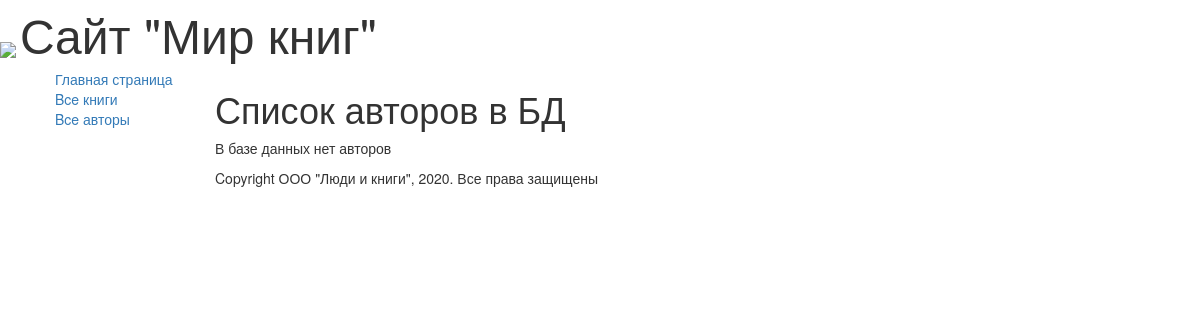
/authors/, run on an earlier commit of the app's database.
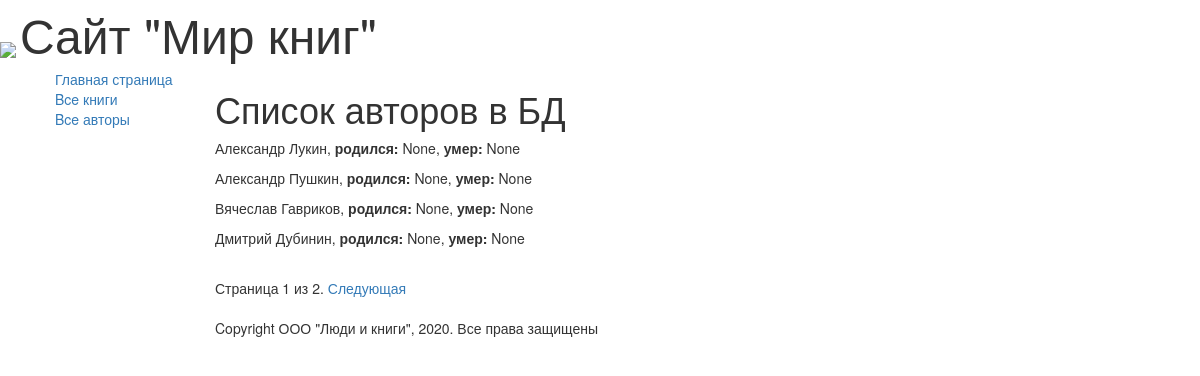
And on a later commit of the database.
### catalog/models.py (models this page shows, shortened)
class Author(models.Model):
    first_name = models.CharField(max_length=100,
                                  help_text='Введите имя автора',
                                  verbose_name='Имя автора')
    last_name = models.CharField(max_length=100,
                                 help_text='Введите фамилию автора',
                                 verbose_name='Фамилия автора')
    date_of_birth = models.DateField(
                                  help_text='Введите дату рождения',
                                  verbose_name='Дата рождения',
                                  null=True, blank=True)
    date_of_death = models.DateField(
                                help_text='Введите дату смерти',
                                verbose_name='Дата смерти',
                                null=True, blank=True)

### catalog/views.py (the view)
# urls.py: url(r'^authors/$', views.AuthorListView.as_view(), name='authors'),
class AuthorListView(generic.ListView):
    model = Author
    paginate_by = 4

### catalog/templates/catalog/author_list.html
{% extends "base_generic.html" %}
{% block content %}
  <h1>Список авторов в БД</h1>
  {% if author_list %}
    {% for author in author_list.all %}
    <p> {{author.first_name}} {{author.last_name}},
      <strong>родился: </strong> {{author.date_of_birth}},
      <strong>умер: </strong> {{author.date_of_death}}</p>
    {% endfor %}
  {% else %}
    <p>В базе данных нет авторов</p>
  {% endif %}
{% endblock %}

### catalog/templates/base_generic.html (shortened to what this page needs)
<!DOCTYPE html>
<html lang="en">
<head>
<link rel="stylesheet"
href="https://maxcdn.bootstrapcdn.com/bootstrap/3.3.7/css/bootstrap.min.css">
{% load static %}
<link rel="stylesheet" href="{% static 'css/styles.css' %}">
{% block head %}
<img src="{% static 'images/logotip.jpg' %}"
style="width:1OOpx; height:1OOpx;" align="absmiddle">
    <font size=7, соlоr="blue">Сайт "Мир книг"</font>
{% endblock %}
</head>
<body>
<div class="container-fluid">
<div class="row">
<div class="col-sm-2">
    {% block sidebar %}
    <ul class="sidebar-nav">
    <li><a href="{% url 'index' %}">Главная страница</a></li>
    <li><a href="{% url 'books' %}">Bce книги</a></li>
    <li><a href="{% url 'authors' %}">Bce авторы</a></li>
    </ul>
    {% endblock %}
</div>
    <div class="col-sm-10 ">
{% block content %}{% endblock %}
{% block pagination %}
        {% if is_paginated %}
            <div class="pagination">
                <span class="page-links">
                    <span class="page-current">
                        Страница {{ page_obj.number }} из
                            {{ page_obj.paginator.num_pages }}.
                    </span>
                    {% if page_obj.has_next %}
                        <a href="{{ request.path }}?page={{page_obj.next_page_number }}">
                            Следующая
                        </a>
                    {% endif %}
                  </span>
            </div>
        {% endif %}
        {% endblock %}
{% block footer %}
{% block copyright %}
<p>Copyright ООО "Люди и книги", 2020. Все права защищены</p>
{% endblock %}
{% endblock %}
</div>
</div>
</div>
</body>
</html>

### catalog/static/css/styles.css (style rules this page uses)
.sidebar-nav { margin-top: 20рх; padding: О; list-style: none; }

What changed in the data, as far as the page shows it:
added Author: first_name "Александр", last_name "Лукин", date_of_birth "None", date_of_death "None"
added Author: first_name "Александр", last_name "Пушкин", date_of_birth "None", date_of_death "None"
added Author: first_name "Вячеслав", last_name "Гавриков", date_of_birth "None", date_of_death "None"
added Author: first_name "Дмитрий", last_name "Дубинин", date_of_birth "None", date_of_death "None"
Also different on the page:
{{ page_obj.number }}: (not shown) → "1"
{{ page_obj.paginator.num_pages }}: (not shown) → "2"
text no longer shown: "В базе данных нет авторов"
text now shown: "Страница из . Следующая"
